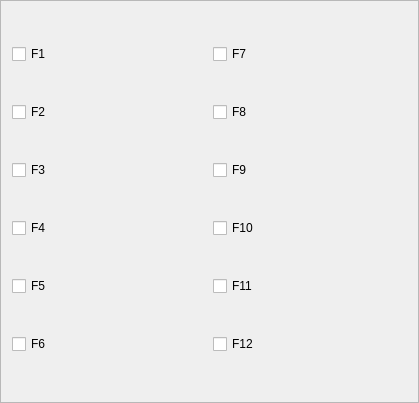
<?xml version="1.0" encoding="UTF-8"?>
<ui version="4.0">
 <class>SkillTab</class>
 <widget class="QFrame" name="SkillTab">
  <property name="geometry">
   <rect>
    <x>0</x>
    <y>0</y>
    <width>419</width>
    <height>403</height>
   </rect>
  </property>
  <property name="windowTitle">
   <string>Frame</string>
  </property>
  <property name="frameShape">
   <enum>QFrame::StyledPanel</enum>
  </property>
  <property name="frameShadow">
   <enum>QFrame::Raised</enum>
  </property>
  <layout class="QGridLayout" name="gridLayout">
   <item row="2" column="0">
    <widget class="QCheckBox" name="checkBox_3">
     <property name="text">
      <string>F3</string>
     </property>
    </widget>
   </item>
   <item row="3" column="0">
    <widget class="QCheckBox" name="checkBox_4">
     <property name="text">
      <string>F4</string>
     </property>
    </widget>
   </item>
   <item row="4" column="0">
    <widget class="QCheckBox" name="checkBox_5">
     <property name="text">
      <string>F5</string>
     </property>
    </widget>
   </item>
   <item row="5" column="0">
    <widget class="QCheckBox" name="checkBox_6">
     <property name="text">
      <string>F6</string>
     </property>
    </widget>
   </item>
   <item row="0" column="0">
    <widget class="QCheckBox" name="checkBox">
     <property name="text">
      <string>F1</string>
     </property>
    </widget>
   </item>
   <item row="1" column="0">
    <widget class="QCheckBox" name="checkBox_2">
     <property name="text">
      <string>F2</string>
     </property>
    </widget>
   </item>
   <item row="0" column="1">
    <widget class="QCheckBox" name="checkBox_7">
     <property name="text">
      <string>F7</string>
     </property>
    </widget>
   </item>
   <item row="1" column="1">
    <widget class="QCheckBox" name="checkBox_8">
     <property name="text">
      <string>F8</string>
     </property>
    </widget>
   </item>
   <item row="2" column="1">
    <widget class="QCheckBox" name="checkBox_9">
     <property name="text">
      <string>F9</string>
     </property>
    </widget>
   </item>
   <item row="3" column="1">
    <widget class="QCheckBox" name="checkBox_10">
     <property name="text">
      <string>F10</string>
     </property>
    </widget>
   </item>
   <item row="4" column="1">
    <widget class="QCheckBox" name="checkBox_11">
     <property name="text">
      <string>F11</string>
     </property>
    </widget>
   </item>
   <item row="5" column="1">
    <widget class="QCheckBox" name="checkBox_12">
     <property name="text">
      <string>F12</string>
     </property>
    </widget>
   </item>
  </layout>
 </widget>
 <resources/>
 <connections/>
</ui>
